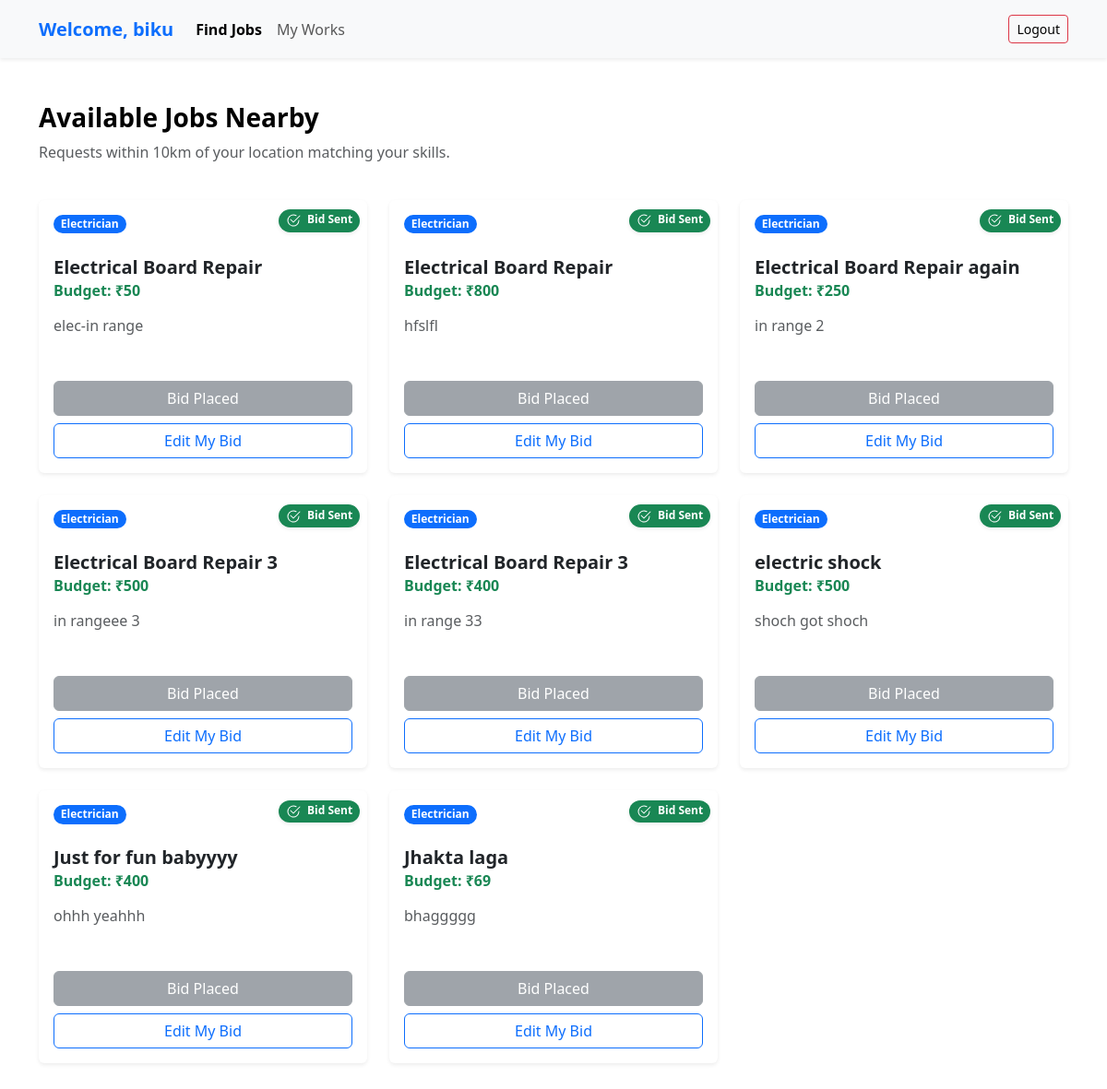
/provider_dashboard (signed in), run on an earlier commit of the app's database.
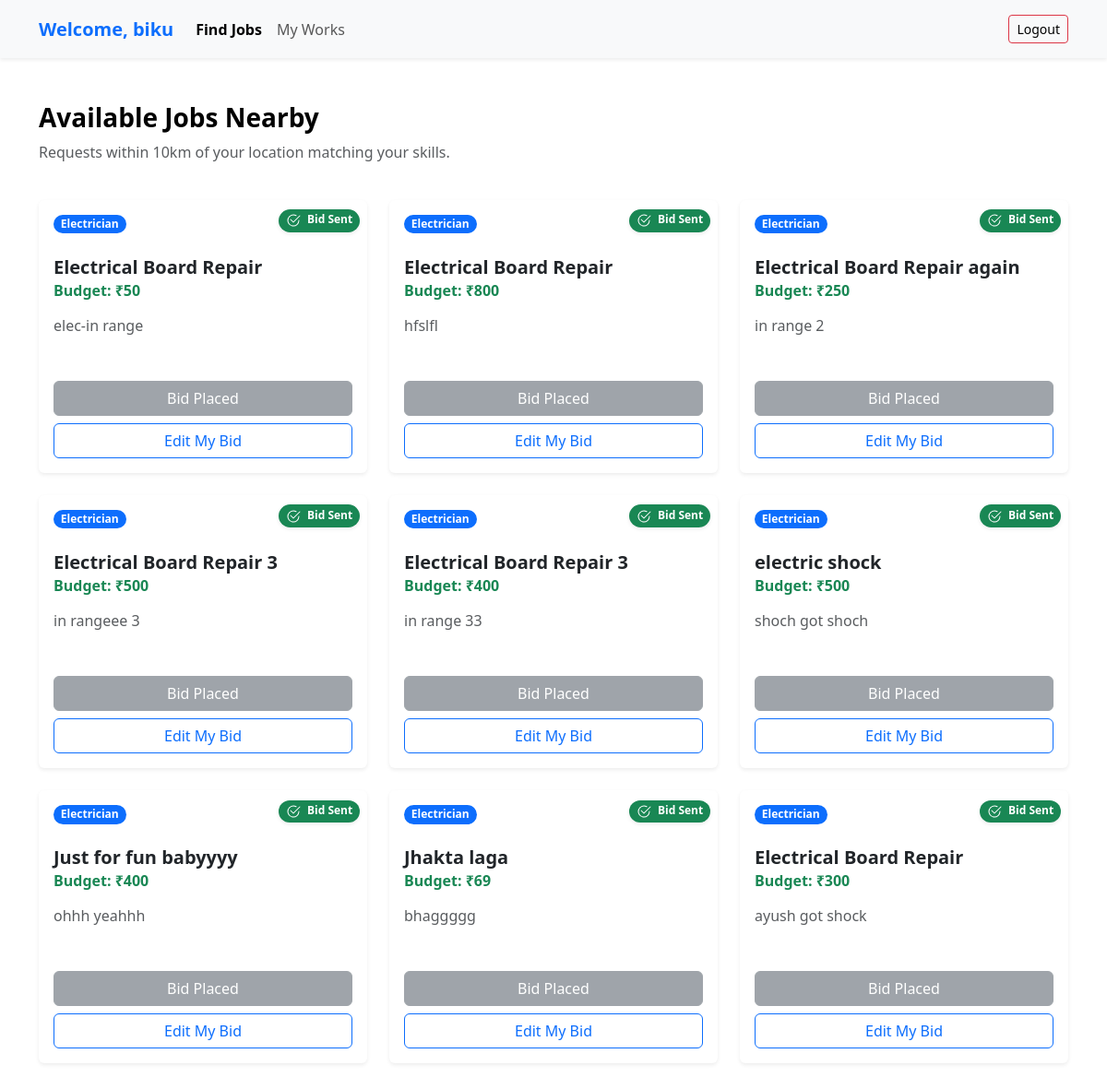
And on a later commit of the database.
### app.py (models this page shows)
class service_request(db.Model):
    id=db.Column(db.Integer, primary_key=True)
    consumer_id=db.Column(db.Integer, nullable=False)
    con_latitude = db.Column(db.Float, nullable=False)
    con_longitude = db.Column(db.Float, nullable=False)
    service_title=db.Column(db.String(200), nullable=False)
    service_type=db.Column(db.String(50), nullable=False)
    budget=db.Column(db.Integer, nullable=False)
    desc=db.Column(db.String(500), nullable=False)
    is_active=db.Column(db.Boolean, default=True)
    is_inprogress=db.Column(db.Boolean, default=False)
    assigned_provider_id=db.Column(db.Integer, nullable=True)
    created_at=db.Column(db.DateTime, default=db.func.current_timestamp())

### app.py (the view)
@app.route('/provider_dashboard')
def provider_dashboard():
    if 'user_id' not in session:
        return redirect(url_for('login'))
    id=session['user_id']
    print("id:",id)
    current_user_object = users.query.get(id)
    print(current_user_object.user_skill)
    ser_req=service_request.query.filter_by(service_type=current_user_object.user_skill)
    my_bids=bids.query.filter_by(prov_id=id).all()
    bid_request_ids=[bid.ser_req_id for bid in my_bids]
    return render_template('provider/provider_dashboard.html',user=current_user_object,requests=ser_req,bid_request_ids=bid_request_ids)

### app.py (called while the page is built)
def calculate_distance(lat1, lon1, lat2, lon2):
    if None in [lat1, lon1, lat2, lon2]:
        return 99999 # Return a huge distance if data is missing
    lon1, lat1, lon2, lat2 = map(radians, [lon1, lat1, lon2, lat2])
    dlon = lon2 - lon1
    dlat = lat2 - lat1
    a = sin(dlat/2)**2 + cos(lat1) * cos(lat2) * sin(dlon/2)**2
    c = 2 * asin(sqrt(a))
    r = 6371 # Radius of earth in kilometers
    return c * r

### templates/provider/provider_dashboard.html (shortened to what this page needs)
{% extends 'base.html' %}
{% block body %}
<nav class="navbar navbar-expand-lg bg-body-tertiary shadow-sm sticky-top">
  <div class="container">
    <a class="navbar-brand fw-bold text-primary" href="#">
       Welcome, {{user.full_name}}
    </a>
    <div class="collapse navbar-collapse" id="navbarText">
      <ul class="navbar-nav me-auto mb-2 mb-lg-0">
        <li class="nav-item">
          <a class="nav-link active fw-bold" aria-current="page" href="#">Find Jobs</a>
        </li>
        <li class="nav-item">
          <a class="nav-link" href="{{ url_for('my_works') }}">My Works</a>
        </li>
      </ul>
      <span class="navbar-text">
        <a href="{{url_for('logout')}}" class="btn btn-outline-danger btn-sm">Logout</a>
      </span>
    </div>
  </div>
</nav>
<div class="container py-5">
  <div class="d-flex justify-content-between align-items-center mb-4">
    <div>
      <h3 class="fw-bold text-body-emphasis">Available Jobs Nearby</h3>
      <p class="text-body-secondary">Requests within 10km of your location matching your skills.</p>
    </div>
  </div>
  <div class="row row-cols-1 row-cols-md-2 row-cols-lg-3 g-4">
    {% for req in requests %}
      {% if distance_km(req.con_latitude, req.con_longitude, user.latitude, user.longitude) <= 10 %}
      <div class="col">
        <div class="card h-100 shadow-sm border-0 position-relative transition-hover">
          {% if req.id in bid_request_ids %}
          <div class="position-absolute top-0 end-0 m-2 z-2">
            <span class="badge bg-success rounded-pill shadow-sm">
              Bid Sent
            </span>
          </div>
          {% endif %}
          <div class="card-header bg-transparent border-0 pt-3">
            <div class="d-flex justify-content-between align-items-center">
              <span class="badge bg-primary rounded-pill">{{ req.service_type }}</span>
              <span class="text-body-secondary small">{{ req.created_at.strftime('%b %d') }}</span>
            </div>
          </div>
          <div class="card-body">
            <h5 class="card-title fw-bold text-body">{{ req.service_title }}</h5>
            <h6 class="card-subtitle mb-3 text-success fw-bold">
              Budget: ₹{{ req.budget }}
            </h6>
            <p class="card-text text-body-secondary text-truncate-3" style="min-height: 3rem;">
              {{ req.desc }}
            </p>
          </div>
          <div class="card-footer bg-transparent border-top-0 pb-3">
            <div class="d-grid gap-2">
              {% if req.id in bid_request_ids %}
                <button class="btn btn-secondary disabled" disabled>Bid Placed</button>
                <a href="{{url_for('edit_bid', serv_id=req.id)}}" class="btn btn-outline-primary">
                  Edit My Bid
                </a>
              {% else %}
                <a href="{{url_for('place_bid', serv_id=req.id)}}" class="btn btn-primary">
                  Place Bid Now
                </a>
              {% endif %}
            </div>
          </div>
        </div>
      </div>
      {% endif %}
    {% else %}
      <div class="col-12 text-center py-5">
        <h4 class="text-body-secondary">No jobs currently available.</h4>
        <p class="text-body-secondary">Check back later for new requests.</p>
      </div>
    {% endfor %}
  </div>
</div>
{% endblock body %}

What changed in the data, as far as the page shows it:
added service_request: shows "Bid Sent", service_type "Electrician", service_title "Electrical Board Repair", budget "300", desc "ayush got shock"
